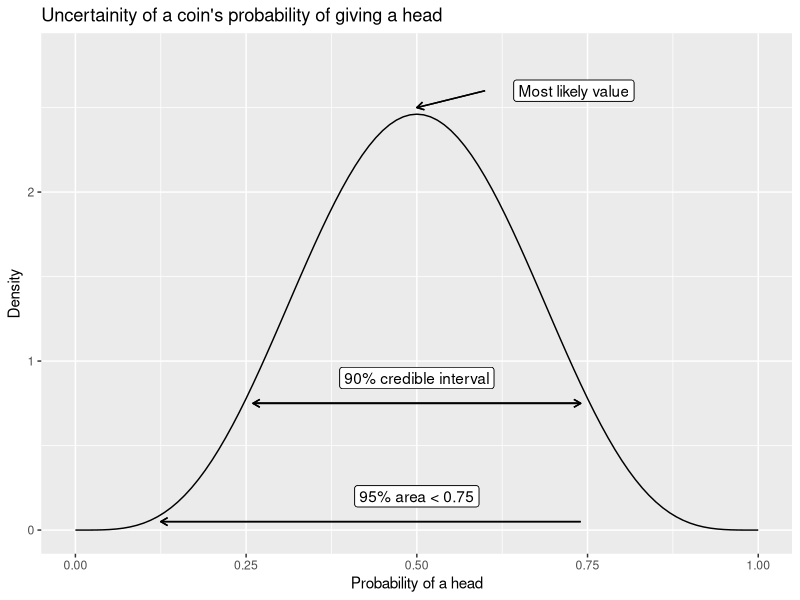
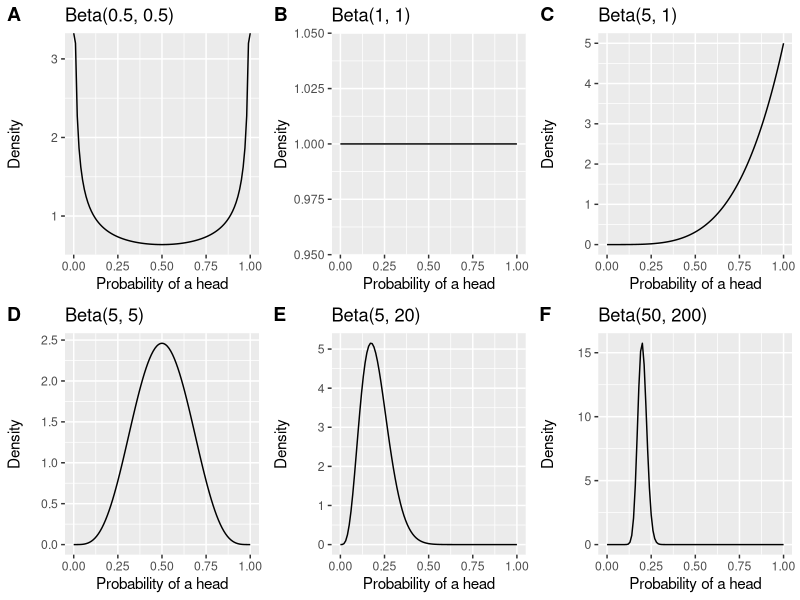
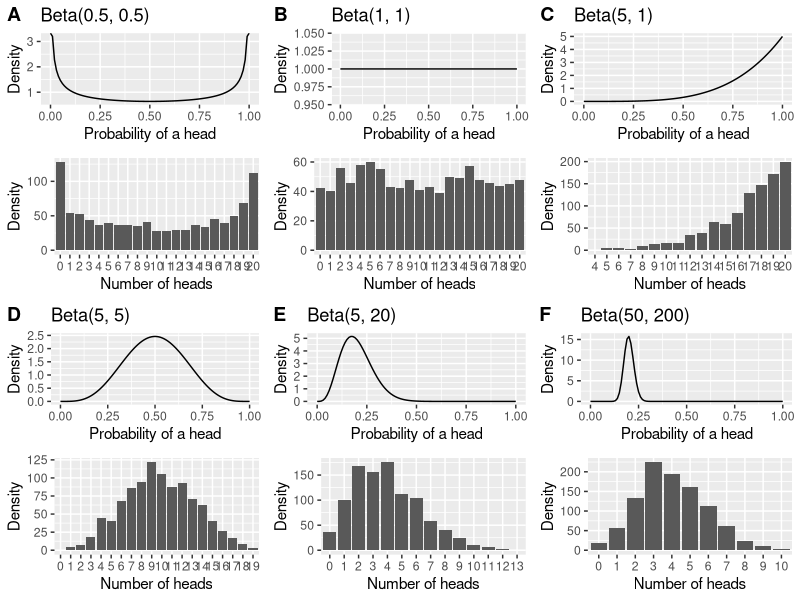

R code for these plots, in order:
## ---- chunk 1
# Keep this when you are rendering this rmarkdown not through the r-to-jekyll.R
# script
library("knitr")
opts_chunk$set(dev = c("CairoSVG"))
## ---- chunk 2
library("magrittr")
library("ggplot2")

data.frame(x = c(0, 1)) %>%
  ggplot(aes(x)) +
  stat_function(fun = dbeta, n = 101, args = list(shape1 = 5, shape2 = 5)) +
  ylim(c(0, 2.8)) +
  xlab("Probability of a head") +
  ylab("Density") +
  ggtitle("Uncertainity of a coin's probability of giving a head") +
  # Credible interval arrow
  geom_segment(
    aes(x = 0.26, xend = 0.74, y = 0.75, yend = 0.75),
    arrow = arrow(length = unit(0.2, "cm"))
  ) +
  geom_segment(
    aes(x = 0.74, xend = 0.26, y = 0.75, yend = 0.75),
    arrow = arrow(length = unit(0.2, "cm"))
  ) +
  geom_label(aes(x = 0.5, y = 0.9, label =  "90% credible interval")) +
  # 95% area < 0.75
  geom_segment(
    aes(x = 0.74, xend = 0.125, y = 0.05, yend = 0.05),
    arrow = arrow(length = unit(0.2, "cm"))
  ) +
  geom_label(aes(x = 0.5, y = 0.2, label =  "95% area < 0.75")) +
  # MAP value
  geom_segment(
    aes(x = 0.6, xend = 0.5, y = 2.6, yend = 2.5),
    arrow = arrow(length = unit(0.2, "cm"))
  ) +
  geom_label(aes(x = 0.73, y = 2.6, label = "Most likely value"))
## ---- chunk 3
library("tibble")
library("cowplot")
library("glue")

# Cowplot overrides the default ggplot2 theme. This sets it back to the default
# theme.
theme_set(theme_grey())

beta_params_df <-
  tribble(
    ~ beta_distr_num, ~ shape1, ~ shape2,
                   1,      0.5,      0.5, 
                   2,        1,        1, 
                   3,        5,        1, 
                   4,        5,        5, 
                   5,        5,       20, 
                   6,        50,     200
  )

#' Plots a beta distribution 
#'
#' @param in_data List of arguments for the beta density function (dbeta)
#' @return ggplot plot
plot_beta <- function(in_data) {
  # Create aliases for easier reference below
  cur_shape_1 <- in_data[["shape1"]]
  cur_shape_2 <- in_data[["shape2"]]

  data.frame(x = c(0, 1)) %>%
    ggplot(aes(x)) +
    stat_function(
      fun = dbeta, 
      n = 101, 
      args = list(shape1 = cur_shape_1, shape2 = cur_shape_2)
    ) +
    ylab("Density") +
    xlab("Probability of a head") +
    ggtitle(glue("Beta({cur_shape_1}, {cur_shape_2})"))
}

beta_plots <- 
  split(beta_params_df, seq_len(nrow(beta_params_df))) %>%
  lapply(plot_beta)

plot_grid(
  plotlist = beta_plots, 
  ncol = 3, nrow = 2, 
  labels = LETTERS[1:6],
  align = "v"
)
## ---- chunk 4
plot_prior_prediction_distr <- function(in_data) {
  # Create aliases for easier reference below
  cur_shape_1 <- in_data[["shape1"]]
  cur_shape_2 <- in_data[["shape2"]]

  num_sims <- 1000 
  num_trials <- 20

  thetas <- rbeta(num_sims, shape1 = cur_shape_1, shape = cur_shape_2)
  coin_flip_df <- 
    tibble(
      trial_no = seq_len(num_sims),
      theta = thetas,
      heads = rbinom(num_sims, num_trials, thetas)
    )

  prior_p <- plot_beta(in_data)
  predictive_p <- 
    coin_flip_df %>%
    ggplot(aes(x = factor(heads, levels = 0:num_trials))) +
    geom_bar() +
    xlab("Number of heads") +
    ylab("Density")

  plot_grid(prior_p, predictive_p, nrow = 2)
}

beta_predictive_plots <- 
  split(beta_params_df, seq_len(nrow(beta_params_df))) %>%
  lapply(plot_prior_prediction_distr)

plot_grid(
  plotlist = beta_predictive_plots, 
  ncol = 3, nrow = 2, 
  labels = LETTERS[1:6],
  align = "v")
